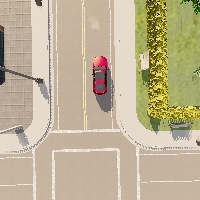
#> input picture randomfiles/trial.jpg, 200 x 200 px, found by its file name
$ python speed.py
#> lines starting #> are read from the running program, lines starting #| are printed output that depends on the picture

import cv2

def zoom(img, zoom_factor=2):
    return cv2.resize(img, None, fx=zoom_factor*2, fy=zoom_factor)
picture = cv2.imread("/home/justin/Downloads/FYP_icons/renders\/trial.jpg")
#> picture is the input picture: shape (200, 200, 3); mean B, G, R 148.8, 178.3, 191

zoomm  =picture[30:170,70:130]
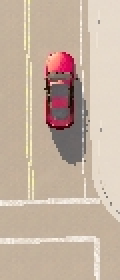
#> zoomm: shape (140, 60, 3) (shown 2 times larger); mean B, G, R 160.7, 177.4, 197
cv2.imwrite('/home/justin/Downloads/FYP_icons/renders\/trialf.jpg',zoomm)
cv2.imshow("qas",zoomm)
cv2.waitKey(0)
cv2.destroyAllWindows()
